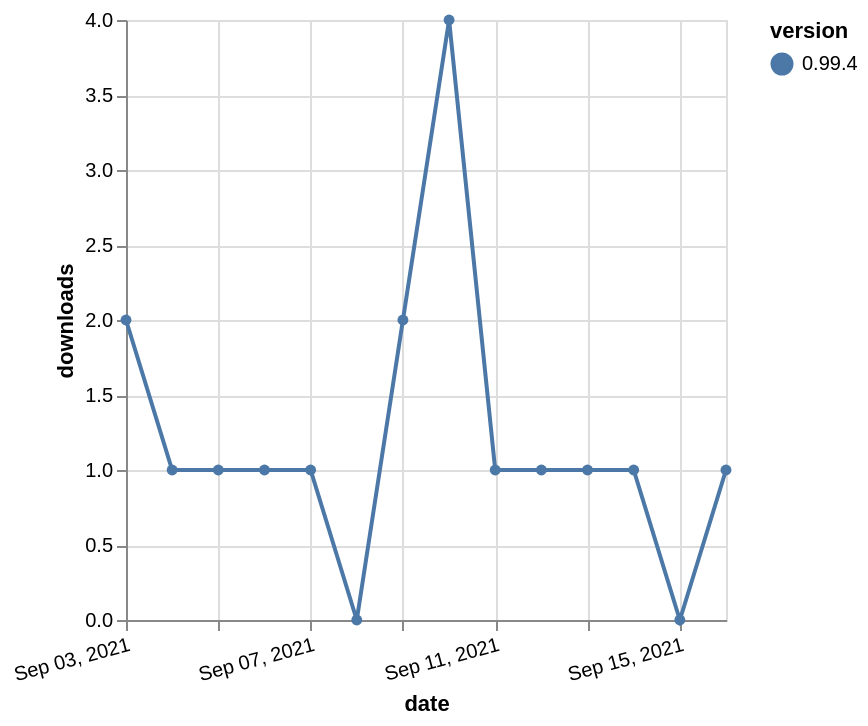

Express this chart as Vega-Lite.
### Vega-Lite specification from a JSON file in a GitHub repository (floating-point values rounded to 4 significant figures)
{"$schema": "https://vega.github.io/schema/vega-lite/v5.json", "description": "A simple bar chart with embedded data.", "data": {"values": [{"date": "2021-09-03", "total": 514, "delta": 2, "version": "0.99.4"}, {"date": "2021-09-04", "total": 515, "delta": 1, "version": "0.99.4"}, {"date": "2021-09-05", "total": 516, "delta": 1, "version": "0.99.4"}, {"date": "2021-09-06", "total": 517, "delta": 1, "version": "0.99.4"}, {"date": "2021-09-07", "total": 518, "delta": 1, "version": "0.99.4"}, {"date": "2021-09-08", "total": 518, "delta": 0, "version": "0.99.4"}, {"date": "2021-09-09", "total": 520, "delta": 2, "version": "0.99.4"}, {"date": "2021-09-10", "total": 524, "delta": 4, "version": "0.99.4"}, {"date": "2021-09-11", "total": 525, "delta": 1, "version": "0.99.4"}, {"date": "2021-09-12", "total": 526, "delta": 1, "version": "0.99.4"}, {"date": "2021-09-13", "total": 527, "delta": 1, "version": "0.99.4"}, {"date": "2021-09-14", "total": 528, "delta": 1, "version": "0.99.4"}, {"date": "2021-09-15", "total": 528, "delta": 0, "version": "0.99.4"}, {"date": "2021-09-16", "total": 529, "delta": 1, "version": "0.99.4"}]}, "width": "container", "mark": {"type": "line", "point": {"filled": true}}, "encoding": {"x": {"field": "date", "type": "temporal", "timeUnit": "yearmonthdate", "title": "date", "axis": {"labelAngle": -15}}, "y": {"field": "delta", "type": "quantitative", "title": "downloads"}, "color": {"field": "version", "type": "nominal"}, "tooltip": {"field": "delta"}}}
